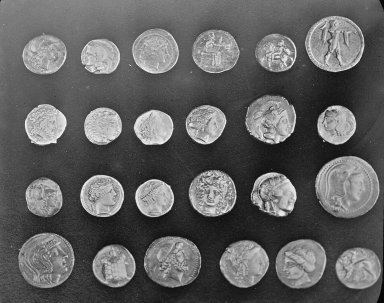
#> input picture skimage.data.coins(), 384 x 303 px; the run also reads 1 picture not shown here
$ jupyter execute --allow-errors 12_morphology.ipynb   (shell and % lines are left out)   (older library calls are emulated)
#> lines starting #> are read from the running program, lines starting #| are printed output that depends on the picture
# 12 Morphology

http://scikit-image.org/docs/dev/auto_examples/applications/plot_morphology.html

Test images

[cell 1]
import numpy as np
import matplotlib
import matplotlib.pyplot as plt
import matplotlib.cm as cm
from skimage import io, data, morphology, color
from scipy import ndimage as ndi

[cell 2]
imTitles = ["butterfly", "square", "Letters"]

images = []
# load butterfly
#> (the rest of this cell did not finish here and is left out)

## 12.1.2 Basic Morphological operations using skimage

The basic morphological operations are erosion and dilation.

**Erosion**
Erosion sets a pixel to the *minimum* over all pixels in the neighborhood (centered at (i,j)). Erosion *shrinks* bright regions and *enlarges* dark regions

**Dilation**
Dilation sets a pixel to the *maximum* over all pixels in the neighborhood (centered at (i,j)). Dilation *enlarges* bright regions and *shrinks* dark regions

#> (a cell that did not finish here is left out)

## Properties of Erosion $G \ominus S$

1. The erosion using an "impulse", e.g. $x_0=$np.array([[0,0,0],[0,0,1],[0,0,0]) (only a single 1 and the rest zeros) coresponds to the shift of the pointset $G$ by the vector $x_0$.
\begin{align}
G \ominus \left\{ x_0 \right\} = (G)_{-x_0}
\end{align}

2. The structuring element ${0}$ that contains only the origin is the neutral element of the erosion.
\begin{align}
G \ominus{0} = G
\end{align}

3. The eroded point set is contained in the original point set if the structuring element contains the origin:
\begin{align}
(0,0)^{\mathrm{T}} \in S \Rightarrow G \ominus S \subseteq G.
\end{align}

[cell 4]
selems = []
#> selems = []
s = np.zeros((101,101))
s[0,0] = 1
selems.append( s )   # 1. impulse
selems.append( np.array([[0,0,0],[0,1,0],[0,0,0]]) )   # 2. neutral element
selems.append( morphology.square(10) )   # 3. example

titles = ["impulse \n erosion", "neutral element \n erosion", "example \n erosion"]

for image, imTitle in zip(images,imTitles):
    fig,axes = plt.subplots(1,4, figsize=(20,6))
    axes = axes.ravel()
    axes[0].imshow(image, cmap=cm.gray)
    axes[0].set_axis_off()
    axes[0].set_title(imTitle)
    for selem, ax, title in zip(selems, axes[1:], titles):
        ax.imshow(morphology.binary_erosion(image, selem=selem), cmap=cm.gray)
        ax.set_axis_off()
        ax.set_title(imTitle + " - " + title)
    fig.tight_layout()
    plt.show()

## Properties of Dilation $G \oplus S$

1. The dilation of a single-element point set $G = \left\{ x_0 \right\}$ using the structuring element S corresponds to the shift of the structuring element by the vector $x_0$.
\begin{align}
\left\{ x_0 \right\} \oplus S = (S)_{x_0}
\end{align}

2. The structuring element ${0}$ that contains only the origin is the neutral element of the dilation.
\begin{align}
G \oplus{0} = G
\end{align}

4. Dilation is commutative.

5. Dilation is shift invariant

3. The dilated point set is contained in the original point set if the structuring element contains the origin:
\begin{align}
(0,0)^{\mathrm{T}} \in S \Rightarrow G \oplus S \subseteq G.
\end{align}

[cell 5]
selems = []
s = np.zeros((101,101))
s[0,0] = 1
selems.append( s )   # 1. impulse
selems.append( np.array([[0,0,0],[0,1,0],[0,0,0]]) )   # 2. neutral element
selems.append( morphology.square(10) )   # 3. example

titles = ["impulse \n dilation", "neutral element \n dilation", "example \n dilation"]

for image, imTitle in zip(images,imTitles):
    fig,axes = plt.subplots(1,4, figsize=(12,6))
    axes = axes.ravel()
    axes[0].imshow(image, cmap=cm.gray)
    axes[0].set_axis_off()
    axes[0].set_title(imTitle)
    for selem, ax, title in zip(selems, axes[1:], titles):
        ax.imshow(morphology.binary_dilation(image, selem=selem), cmap=cm.gray)
        ax.set_axis_off()
        ax.set_title(imTitle + " - " + title)
    fig.tight_layout()
    plt.show()

## 12.1.3 opening and Closing

**Closing** = Dilation + Erosion. Closes small white ares (less white).

**opening** = Erosion + Dilation. opens small white ares (more white).

#> (a cell that did not finish here is left out)

## 12.1.4 Border Extraction

\begin{align}
\mathrm{Border} \left\{ G \right\}= G / (G \ominus S)
\end{align}

```python
from skimage import morphology
selem = morphology.disk(1)
border = np.logical_not(morphology.erosion(im, selem=selem))
```
1. Erosion results in shrinking the object and yields the interior of the point set.
2. By calculating the difference from the original binary image, one obtains exactly the border points.
3. A border of size 1 can be achieved by a disk with radius 1 or a cross. This corresponds to the 4 connected neighborhood. If you want a 8 connected neighborhood, a square of size 3x3 can be used

#> (a cell that did not finish here is left out)

## 12.1.6 Connected Component Analysis

#> (a cell that did not finish here is left out)

## 12.1.8 Skeletonization or medial axis transformation

In Beyerer et al. "Machine Vision" skeletonization describes recursively subtracting erosions of the point set $G$ from itself until there is an empty set. In `skimge` this is achieved by `morphology.medial_axis`

[cell 9]
# [10 lines left out: function medial_plot, not called in this run]


#> (the rest of this cell did not finish here and is left out)

### 12.1.9 Pruning

Todo

## 12.2 Grayscale Morphology

### 12.2.2 opening and Closing of gray-scale images

1. Gray-scale opening and closing is similar to median filtering and therefore suitable for noise reduction.

[cell 10]
imTitles = ["coins", "astronaut"]

images = []
images.append(color.rgb2gray(data.coins()))
images.append(color.rgb2gray(data.astronaut()))
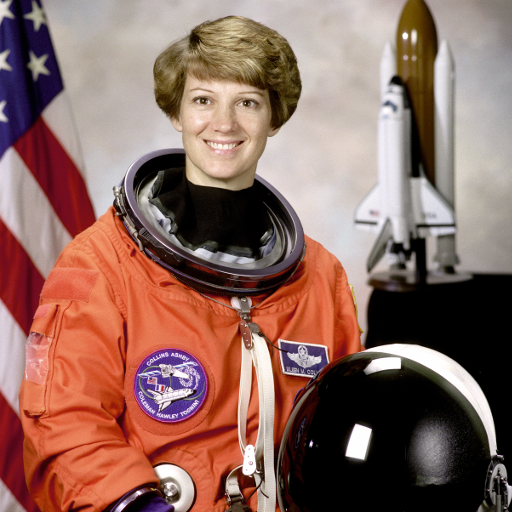
#> input picture skimage.data.astronaut(), 512 x 512 px

fig, axes = plt.subplots(1, len(images), figsize=(12,6))

for im, ax, tit in zip(images, axes, imTitles):
    ax.imshow(im, cmap=cm.gray)
    ax.set_axis_off()
    ax.set_title(tit)
#> this loop made 2 passes
#> tit on passes 1 to 2: 'coins', 'astronaut'

fig.tight_layout()
plt.show()
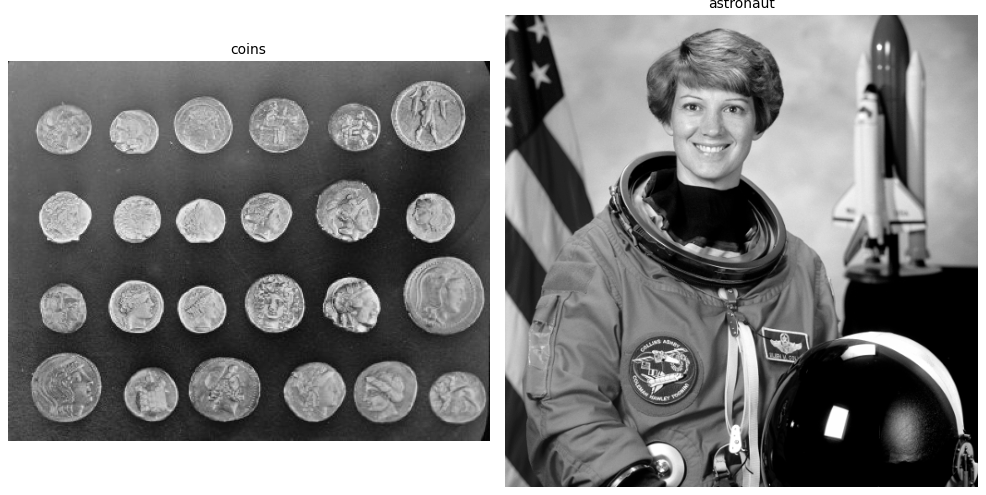
#> figure drawn by matplotlib, 2 panels

[cell 11]
def close_open_plot(im, selems, axes):
    '''quick function to close and open a GRAY-SCALE image and plot it into the given axes'''
    selem_open, selem_close = selems
    ax_close, ax_original, ax_open = axes

    ax_original.imshow(im, cmap=cm.gray)
    ax_original.set_axis_off()

    ax_close.imshow(morphology.opening(im,selem=selem_close), cmap=cm.gray)
    ax_close.set_axis_off()

    ax_open.imshow(morphology.closing(im,selem=selem_open), cmap=cm.gray)
    ax_open.set_axis_off()

    return ax_close, ax_original, ax_open

selem_open = morphology.square(3)
selem_close = morphology.square(3)

fig,axes = plt.subplots(len(images), 3, figsize=(12,6))
for k in range(len(images)):
    im = images[k]
    ax_close, ax_original, ax_open = close_open_plot(im, (selem_open, selem_close), axes[k,:])

    ax_original.set_title(imTitles[k] + "\n original image")
    ax_close.set_title(imTitles[k] + " closed")
    ax_open.set_title(imTitles[k] + " opened")
#> this loop made 2 passes
#> selem_close in close_open_plot on passes 1 to 2: [[1, 1, 1], [1, 1, 1], [1, 1, 1]], [[1, 1, 1], [1, 1, 1], [1, 1, 1]]
#> pass 2, `im = images[k]`:
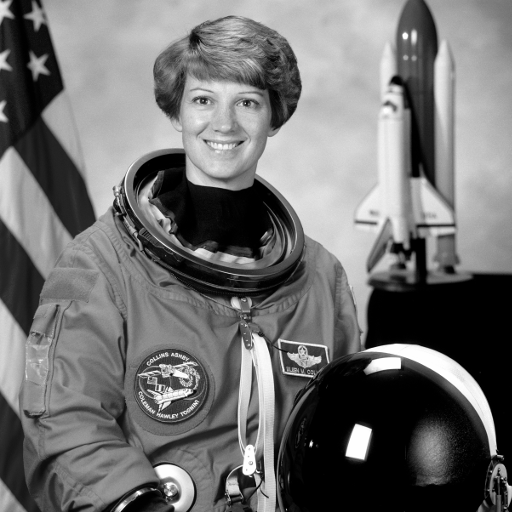
#> im: shape (512, 512) float64; min 0, max 1, mean 0.442

fig.tight_layout()
plt.show()
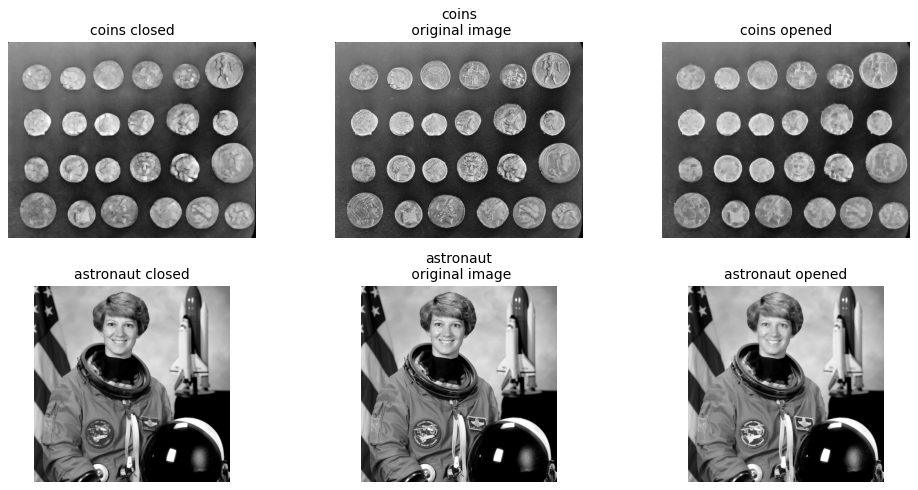
#> figure drawn by matplotlib, 6 panels

## open and White top-hat

The open and White top-hat operators are suitable for calculating narrow extrema of the image like dark or bright lines
1. The white top-hat operator is defined as follows
\begin{align}
g - (g - \circ s)
\end{align}

2. The open top-hat operator is defined as follows
\begin{align}
(g \bullet s) -g
\end{align}

[cell 12]
def white_black_plot(im, selems, axes):
    '''quick function to white and black a GRAY-SCALE image and plot it into the given axes'''
    selem_black, selem_white = selems
    ax_white, ax_original, ax_black = axes

    ax_original.imshow(im, cmap=cm.gray)
    ax_original.set_axis_off()

    ax_white.imshow(morphology.white_tophat(im,selem=selem_white), cmap=cm.gray)
    ax_white.set_axis_off()

    ax_black.imshow(morphology.black_tophat(im,selem=selem_black), cmap=cm.gray)
    ax_black.set_axis_off()

    return ax_white, ax_original, ax_black

selem_black = morphology.disk(5)
selem_white = morphology.disk(5)

fig,axes = plt.subplots(len(images), 3, figsize=(12,6))
for k in range(len(images)):
    im = images[k]
    ax_white, ax_original, ax_black = white_black_plot(im, (selem_black, selem_white), axes[k,:])
    ax_original.set_title(imTitles[k] + "\n original image")
    ax_white.set_title(imTitles[k] + " \n white top-hat")
    ax_black.set_title(imTitles[k] + " \n black top-hat")
#> this loop made 2 passes

fig.tight_layout()
plt.show()
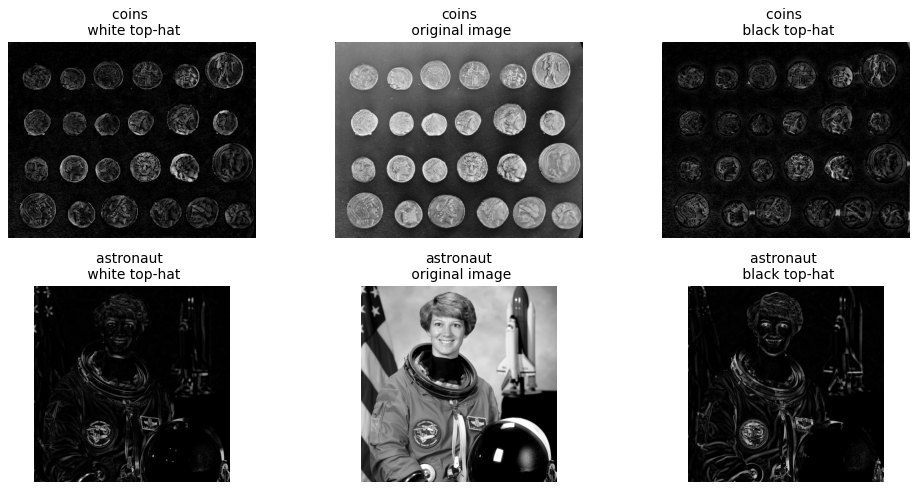
#> figure drawn by matplotlib, 6 panels

### 12.2.4 Edge Detection

1. Beucher gradient as an approximation of the gradient of an image
\begin{align}
    | \mathrm{grad} g | + \mathrm{const.} = (g \oplus s) - (g \ominus s).
\end{align}
In words: dilate g with s, erode g with s, then subtract the first from the second.

2. morphological laplace operator as an approximation of the second derivative.
\begin{align}
    \Delta g = \mathrm{div} ( \mathrm{grad} g ) \simeq (g \oplus s) + (g \ominus s) - 2g.
\end{align}

[cell 13]
def beucher(im, selems):
    selem_dil, selem_er = selems
    return (morphology.dilation(im, selem=selem_dil) - morphology.erosion(im, selem=selem_er))

def laplace(im, selems):
    selem_dil, selem_er = selems
    return ((morphology.dilation(im, selem=selem_dil) + morphology.erosion(im, selem=selem_er)) - 2* im)


def morph_grad_plot(im, selems, axes):
    '''quick function to calculate the beucher gradient and the morphological laplace operator of
    a GRAY-SCALE image and plot it into the given axes'''
    ax_beucher, ax_original, ax_delta = axes

    ax_original.imshow(im, cmap=cm.gray)
    ax_original.set_axis_off()

    ax_beucher.imshow(beucher(im, selems=selems), cmap=cm.gray)
    ax_beucher.set_axis_off()

    ax_delta.imshow(laplace(im, selems=selems), cmap=cm.gray)
    ax_delta.set_axis_off()

    return ax_beucher, ax_original, ax_delta

selem_delta = morphology.star(2)
selem_beucher = morphology.star(2)

fig,axes = plt.subplots(len(images), 3, figsize=(12,6))
for k in range(len(images)):
    im = images[k]
    ax_beucher, ax_original, ax_delta = morph_grad_plot(im, (selem_delta, selem_beucher), axes[k,:])
    ax_original.set_title(imTitles[k] + "\n original image")
    ax_beucher.set_title(imTitles[k] + " \n beucher gradient")
    ax_delta.set_title(imTitles[k] + " \n morphological laplace")

fig.tight_layout()
plt.show()
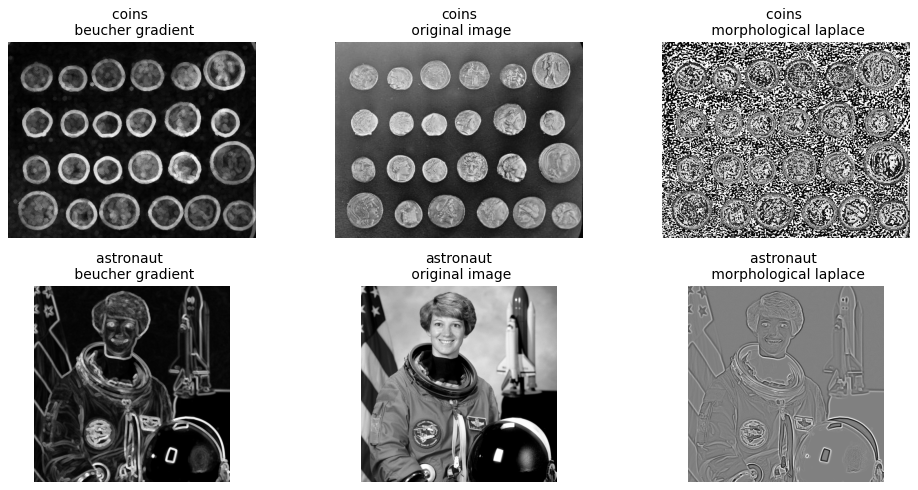
#> figure drawn by matplotlib, 6 panels
